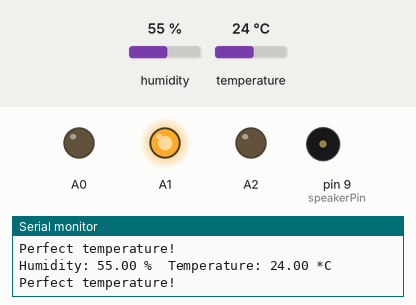
Recording of a sketch running on a simulated Arduino Uno, built with avr-gcc and run on an emulated ATmega328P. On the bench: output pins drawn as LEDs (lit = HIGH), buzzer (waves = sounding, pin HIGH), the last lines printed to the serial monitor. Inputs (shaded band) come from the test bench; at power-on: temperature 24 °C, humidity 55 %.

Above: at 6.8 s.
6.9 s: temperature set to 22 °C
12.3 s: temperature set to 19 °C
At 18.5 s:
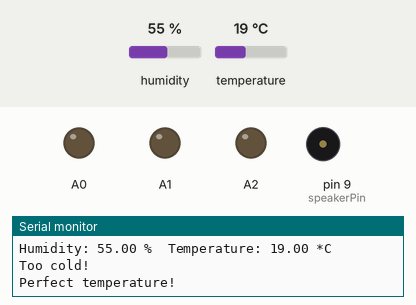
21.6 s: temperature set to 33 °C
At 26.9 s:
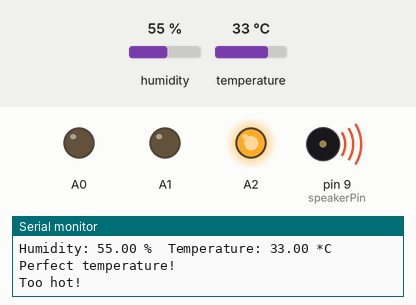
31.5 s: temperature set to 12 °C
At 34.9 s:
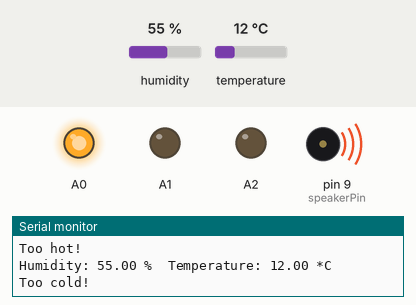
41.4 s: temperature set to 28 °C
At 43.3 s:
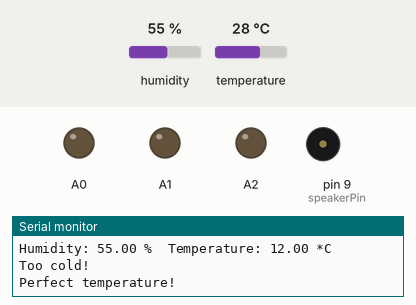
Timing chart, 0 to 47.7 s (numbered marks = the images above; inputs shaded):
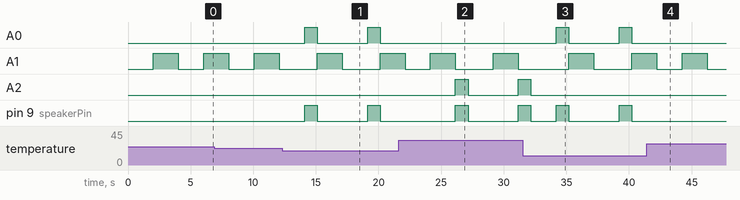

The sketch:

buzzer.ino
```cpp
#include <Adafruit_Sensor.h>
#include <DHT.h>
int speakerPin = 9;
int length = 1;
#define DHTPIN 5
#define DHTTYPE DHT11
#define LED_TOO_COLD A0
#define LED_PERFECT A1
#define LED_TOO_HOT A2
DHT dht(DHTPIN, DHTTYPE);
void setup() {
  Serial.begin(9600);
  Serial.println("DHT11 test!");

  dht.begin();
}

void loop() {
  pinMode(speakerPin, OUTPUT);
  pinMode (A0 , OUTPUT);
  pinMode (A1 , OUTPUT);
  pinMode (A2 , OUTPUT);
  delay(2000);

  float h = dht.readHumidity();
  float t = dht.readTemperature();
  float f = dht.readTemperature(true);


  if (isnan(h) || isnan(t) || isnan(f)) {
    Serial.println("Failed to read from DHT sensor!");
    return;
  }

  Serial.print("Humidity: ");
  Serial.print(h);
  Serial.print(" %\t");
  Serial.print("Temperature: ");
  Serial.print(t);
  Serial.println(" *C ");
  if (t <= 20) {
    Serial.println("Too cold!");
    digitalWrite(A0, HIGH);
    digitalWrite(speakerPin, HIGH);
    delay (1000);
    digitalWrite(speakerPin, LOW);
    digitalWrite(A0, LOW);
  }
  if (20 < t < 27) {
    Serial.println("Perfect temperature!");
    digitalWrite(A1, HIGH);
    delay (2000);
    digitalWrite(A1, LOW);
  }
  if (t >= 29) {
    Serial.println("Too hot!");
    digitalWrite(A2, HIGH);
    digitalWrite(speakerPin, HIGH);
    delay (1000);
    digitalWrite(speakerPin, LOW);
    digitalWrite(A2, LOW);
  }

}
```

Measured:
- the behaviour switches between 21 and 20 °C on temperature (found by bisection; images 0 and 1)
- after the input at 12.3 s, A0, pin 9 (speakerPin): alternates HIGH for 1.0 s and LOW for 4.0 s, starting after 1.8 s
- after the input at 21.6 s, A0: stops changing and stays LOW; A2: LOW → HIGH after 4.5 s, → LOW 1.0 s later, → HIGH 4.0 s later
- after the input at 31.5 s, A0: alternates HIGH for 1.0 s and LOW for 4.0 s, starting after 2.7 s; A2: goes on until 32.2 s, then stays LOW
- after the input at 41.4 s, A0, pin 9 (speakerPin): stays LOW (without the input it goes to HIGH after 2.8 s)
